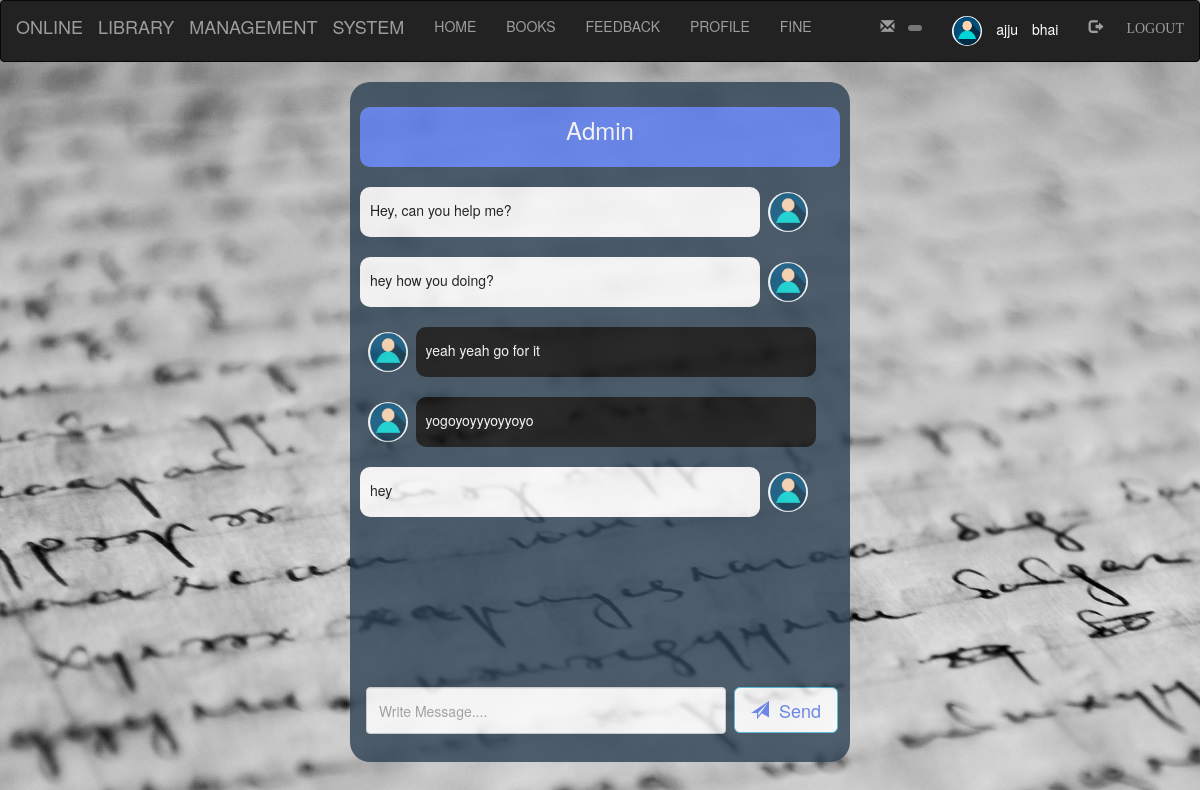
The app's page /Student/message.php (signed in) with its own data.
### tables this page shows
CREATE TABLE `message` (
  `id` int(100) NOT NULL,
  `username` varchar(100) NOT NULL,
  `message` varchar(500) NOT NULL,
  `status` varchar(50) NOT NULL,
  `sender` varchar(50) NOT NULL,
  `receiver` varchar(100) NOT NULL
);

### Student/message.php (the view, shortened to what this page needs)
<?php
	include "navbar.php";
?>
<!DOCTYPE html>
<html>
<head>
</head>
<body>
	<?php
		mysqli_query($db,"UPDATE message set status = 'yes' where sender = 'admin' and receiver='$_SESSION[login_user]';");
	?>
	<br><br>
	<div class="wrapper">
		<div style="height: 60px; width: 100%;border-radius: 10px; background-color:  #5578f0">
			<h3 style=" padding-top: 10px; text-align: center;">Admin</h3>
		</div>
		<div class="msg">
			<br>
			<?php
				$res=mysqli_query($db,"SELECT * from message where username='$_SESSION[login_user]' or receiver = '$_SESSION[login_user]';");
				while ($row=mysqli_fetch_assoc($res))
				{
					if($row['sender']=='student')
					{
			?>
			<div class="chat user">
				<div style="float: left; padding-top:5px;">
					<?php
						echo "<img class ='img-circle profile_img' height=40 width=40 src='image/".$_SESSION['pic']."'>";
					?>
				</div>
				<div style="float: right;" class="chatbox">
					<?php
						echo $row['message'];
					?>
				</div>
			</div>
			<br>
		<?php
		}
		 else
		{
	?>
			<div class="chat admin">
				<div style="float: left; padding-top:5px;">
					<img style="height: 40px; width: 40px;border-radius: 50%;" src="image/user.jpg">
				</div>
				<div style="float: right;" class="chatbox">
					<?php
						echo $row['message'];
					?>
				</div>
			</div>
			<br>
			<?php
				}
				}
			?>
		</div>
		<div style="height: 100px;padding-top: 20px;padding-left: 6px;">
			<form action="" method="post">
				<input type="text" name="message" class="form-control" required="" placeholder="Write Message...." style="float: left;">&nbsp
				<button class="btn btn-info btn-lg" type="submit" name="submit"><span class="glyphicon glyphicon-send"></span>&nbsp Send</button>
			</form>
		</div>
	</div>
</body>
</html>

### Student/message.php (style rules this page uses)
body { background-image: url("image/msg.jpg"); }
.wrapper { border-radius: 20px; height: 680px; width: 500px; background-color:#2c4052; opacity: .8; color: white; margin: -20px auto; padding: 10px; padding-top: 5px; }
.form-control { height: 47px; width: 76%; }
.msg { height: 500px; overflow-y: scroll; }
.chat { display: flex; flex-flex: row wrap; }
.user .chatbox { height: 50px; width: 400px; padding: 13px 10px; border-radius: 10px; background-color: white; color: black; order: -1; }
.admin .chatbox { height: 50px; width: 400px; padding: 13px 10px; border-radius: 10px; background-color: black; }
.btn { color: #5578f0; background-color: white; }

### records on screen
message: message "Hey, can you help me?"
message: message "hey how you doing?"
message: message "yeah yeah go for it"
message: message "yogoyoyyyoyyoyo"
message: message "hey"

### other values on screen
$_SESSION['login_user'] "ajju bhai"
